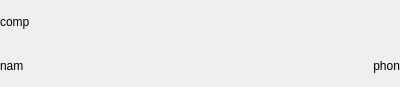
<?xml version="1.0" encoding="UTF-8"?>
<ui version="4.0">
 <class>ContactListWidgetItem</class>
 <widget class="QWidget" name="ContactListWidgetItem">
  <property name="geometry">
   <rect>
    <x>0</x>
    <y>0</y>
    <width>400</width>
    <height>87</height>
   </rect>
  </property>
  <property name="windowTitle">
   <string>Form</string>
  </property>
  <layout class="QVBoxLayout" name="verticalLayout_2">
   <property name="spacing">
    <number>0</number>
   </property>
   <property name="leftMargin">
    <number>0</number>
   </property>
   <property name="topMargin">
    <number>0</number>
   </property>
   <property name="rightMargin">
    <number>0</number>
   </property>
   <property name="bottomMargin">
    <number>0</number>
   </property>
   <item>
    <layout class="QVBoxLayout" name="verticalLayout">
     <property name="spacing">
      <number>0</number>
     </property>
     <item>
      <layout class="QHBoxLayout" name="horizontalLayout_4">
       <property name="spacing">
        <number>0</number>
       </property>
       <item>
        <widget class="QLabel" name="companyName">
         <property name="text">
          <string>comp</string>
         </property>
        </widget>
       </item>
      </layout>
     </item>
     <item>
      <layout class="QHBoxLayout" name="horizontalLayout">
       <property name="spacing">
        <number>0</number>
       </property>
       <item>
        <widget class="QLabel" name="ContactName">
         <property name="text">
          <string>nam</string>
         </property>
        </widget>
       </item>
       <item>
        <widget class="QLabel" name="phone">
         <property name="text">
          <string>phon</string>
         </property>
         <property name="alignment">
          <set>Qt::AlignRight|Qt::AlignTrailing|Qt::AlignVCenter</set>
         </property>
        </widget>
       </item>
      </layout>
     </item>
    </layout>
   </item>
  </layout>
 </widget>
 <resources/>
 <connections/>
</ui>
